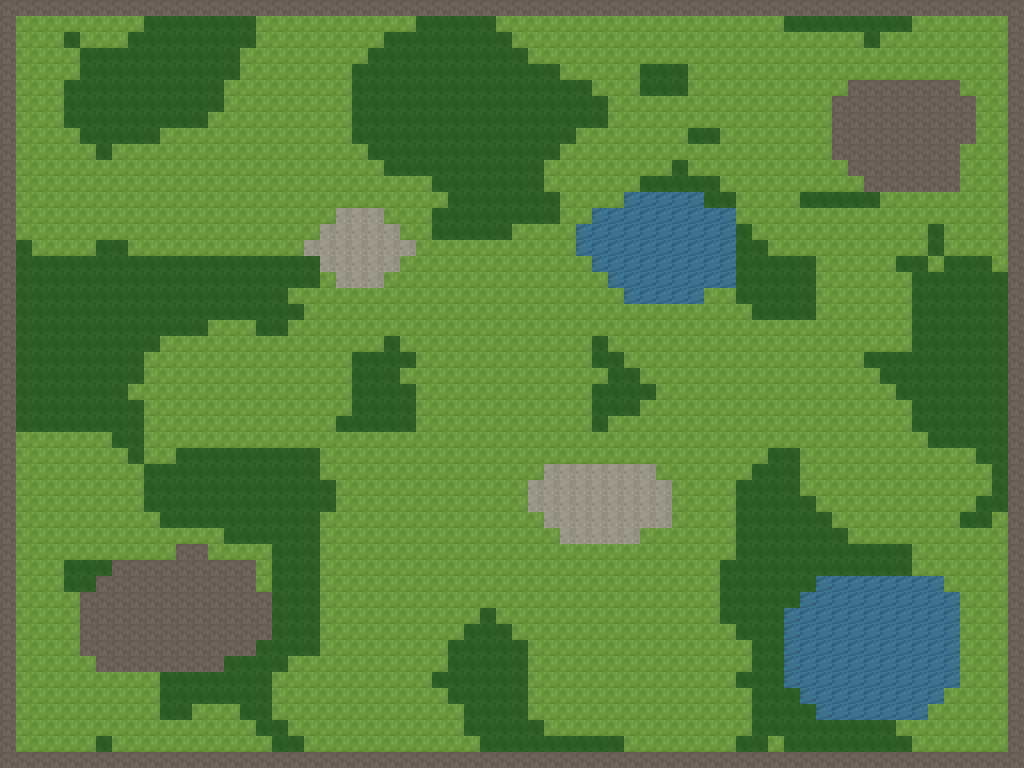

A level layout from a 2D game, rendered from its tile map. Below: a short description, then the map file with its tile-grid data intact:
An orthogonal 64x48 tile map with 16x16 px tiles, 1 tile layer (ground) and 1 object (storehouse).

<map version="1.10" tiledversion="1.10.2" orientation="orthogonal" renderorder="right-down" width="64" height="48" tilewidth="16" tileheight="16" infinite="0" nextlayerid="3" nextobjectid="2">
 <tileset firstgid="1" source="tiles.tsx" />
 <layer id="1" name="ground" width="64" height="48">
  <data encoding="csv">
5,5,5,5,5,5,5,5,5,5,5,5,5,5,5,5,5,5,5,5,5,5,5,5,5,5,5,5,5,5,5,5,5,5,5,5,5,5,5,5,5,5,5,5,5,5,5,5,5,5,5,5,5,5,5,5,5,5,5,5,5,5,5,5,
5,1,1,1,1,1,1,1,1,2,2,2,2,2,2,2,1,1,1,1,1,1,1,1,1,1,2,2,2,2,2,1,1,1,1,1,1,1,1,1,1,1,1,1,1,1,1,1,1,2,2,2,2,2,2,2,2,1,1,1,1,1,1,5,
5,1,1,1,2,1,1,1,2,2,2,2,2,2,2,2,1,1,1,1,1,1,1,1,2,2,2,2,2,2,2,2,1,1,1,1,1,1,1,1,1,1,1,1,1,1,1,1,1,1,1,1,1,1,2,1,1,1,1,1,1,1,1,5,
5,1,1,1,1,2,2,2,2,2,2,2,2,2,2,1,1,1,1,1,1,1,1,2,2,2,2,2,2,2,2,2,2,1,1,1,1,1,1,1,1,1,1,1,1,1,1,1,1,1,1,1,1,1,1,1,1,1,1,1,1,1,1,5,
5,1,1,1,1,2,2,2,2,2,2,2,2,2,2,1,1,1,1,1,1,1,2,2,2,2,2,2,2,2,2,2,2,2,2,1,1,1,1,1,2,2,2,1,1,1,1,1,1,1,1,1,1,1,1,1,1,1,1,1,1,1,1,5,
5,1,1,1,2,2,2,2,2,2,2,2,2,2,1,1,1,1,1,1,1,1,2,2,2,2,2,2,2,2,2,2,2,2,2,2,2,1,1,1,2,2,2,1,1,1,1,1,1,1,1,1,1,5,5,5,5,5,5,5,1,1,1,5,
5,1,1,1,2,2,2,2,2,2,2,2,2,2,1,1,1,1,1,1,1,1,2,2,2,2,2,2,2,2,2,2,2,2,2,2,2,2,1,1,1,1,1,1,1,1,1,1,1,1,1,1,5,5,5,5,5,5,5,5,5,1,1,5,
5,1,1,1,2,2,2,2,2,2,2,2,2,1,1,1,1,1,1,1,1,1,2,2,2,2,2,2,2,2,2,2,2,2,2,2,2,2,1,1,1,1,1,1,1,1,1,1,1,1,1,1,5,5,5,5,5,5,5,5,5,1,1,5,
5,1,1,1,1,2,2,2,2,2,1,1,1,1,1,1,1,1,1,1,1,1,2,2,2,2,2,2,2,2,2,2,2,2,2,2,1,1,1,1,1,1,1,2,2,1,1,1,1,1,1,1,5,5,5,5,5,5,5,5,5,1,1,5,
5,1,1,1,1,1,2,1,1,1,1,1,1,1,1,1,1,1,1,1,1,1,1,2,2,2,2,2,2,2,2,2,2,2,2,1,1,1,1,1,1,1,1,1,1,1,1,1,1,1,1,1,5,5,5,5,5,5,5,5,1,1,1,5,
5,1,1,1,1,1,1,1,1,1,1,1,1,1,1,1,1,1,1,1,1,1,1,1,2,2,2,2,2,2,2,2,2,2,1,1,1,1,1,1,1,1,2,1,1,1,1,1,1,1,1,1,1,5,5,5,5,5,5,5,1,1,1,5,
5,1,1,1,1,1,1,1,1,1,1,1,1,1,1,1,1,1,1,1,1,1,1,1,1,1,1,2,2,2,2,2,2,2,1,1,1,1,1,1,2,2,2,2,2,1,1,1,1,1,1,1,1,1,5,5,5,5,5,5,1,1,1,5,
5,1,1,1,1,1,1,1,1,1,1,1,1,1,1,1,1,1,1,1,1,1,1,1,1,1,1,1,2,2,2,2,2,2,2,1,1,1,1,4,4,4,4,4,2,2,1,1,1,1,2,2,2,2,2,1,1,1,1,1,1,1,1,5,
5,1,1,1,1,1,1,1,1,1,1,1,1,1,1,1,1,1,1,1,1,3,3,3,1,1,1,2,2,2,2,2,2,2,2,1,1,4,4,4,4,4,4,4,4,4,1,1,1,1,1,1,1,1,1,1,1,1,1,1,1,1,1,5,
5,1,1,1,1,1,1,1,1,1,1,1,1,1,1,1,1,1,1,1,3,3,3,3,3,1,1,2,2,2,2,2,1,1,1,1,4,4,4,4,4,4,4,4,4,4,2,1,1,1,1,1,1,1,1,1,1,1,2,1,1,1,1,5,
5,2,1,1,1,1,2,2,1,1,1,1,1,1,1,1,1,1,1,3,3,3,3,3,3,3,1,1,1,1,1,1,1,1,1,1,4,4,4,4,4,4,4,4,4,4,2,2,1,1,1,1,1,1,1,1,1,1,2,1,1,1,1,5,
5,2,2,2,2,2,2,2,2,2,2,2,2,2,2,2,2,2,2,2,3,3,3,3,3,1,1,1,1,1,1,1,1,1,1,1,1,4,4,4,4,4,4,4,4,4,2,2,2,2,2,1,1,1,1,1,2,2,1,2,2,2,1,5,
5,2,2,2,2,2,2,2,2,2,2,2,2,2,2,2,2,2,2,2,1,3,3,3,1,1,1,1,1,1,1,1,1,1,1,1,1,1,4,4,4,4,4,4,4,4,2,2,2,2,2,1,1,1,1,1,1,2,2,2,2,2,2,5,
5,2,2,2,2,2,2,2,2,2,2,2,2,2,2,2,2,2,1,1,1,1,1,1,1,1,1,1,1,1,1,1,1,1,1,1,1,1,1,4,4,4,4,4,1,1,2,2,2,2,2,1,1,1,1,1,1,2,2,2,2,2,2,5,
5,2,2,2,2,2,2,2,2,2,2,2,2,2,2,2,2,2,2,1,1,1,1,1,1,1,1,1,1,1,1,1,1,1,1,1,1,1,1,1,1,1,1,1,1,1,1,2,2,2,2,1,1,1,1,1,1,2,2,2,2,2,2,5,
5,2,2,2,2,2,2,2,2,2,2,2,2,1,1,1,2,2,1,1,1,1,1,1,1,1,1,1,1,1,1,1,1,1,1,1,1,1,1,1,1,1,1,1,1,1,1,1,1,1,1,1,1,1,1,1,1,2,2,2,2,2,2,5,
5,2,2,2,2,2,2,2,2,2,1,1,1,1,1,1,1,1,1,1,1,1,1,1,2,1,1,1,1,1,1,1,1,1,1,1,1,2,1,1,1,1,1,1,1,1,1,1,1,1,1,1,1,1,1,1,1,2,2,2,2,2,2,5,
5,2,2,2,2,2,2,2,2,1,1,1,1,1,1,1,1,1,1,1,1,1,2,2,2,2,1,1,1,1,1,1,1,1,1,1,1,2,2,1,1,1,1,1,1,1,1,1,1,1,1,1,1,1,2,2,2,2,2,2,2,2,2,5,
5,2,2,2,2,2,2,2,2,1,1,1,1,1,1,1,1,1,1,1,1,1,2,2,2,1,1,1,1,1,1,1,1,1,1,1,1,1,2,2,1,1,1,1,1,1,1,1,1,1,1,1,1,1,1,2,2,2,2,2,2,2,2,5,
5,2,2,2,2,2,2,2,1,1,1,1,1,1,1,1,1,1,1,1,1,1,2,2,2,2,1,1,1,1,1,1,1,1,1,1,1,2,2,2,2,1,1,1,1,1,1,1,1,1,1,1,1,1,1,1,2,2,2,2,2,2,2,5,
5,2,2,2,2,2,2,2,2,1,1,1,1,1,1,1,1,1,1,1,1,1,2,2,2,2,1,1,1,1,1,1,1,1,1,1,1,2,2,2,1,1,1,1,1,1,1,1,1,1,1,1,1,1,1,1,1,2,2,2,2,2,2,5,
5,2,2,2,2,2,2,2,2,1,1,1,1,1,1,1,1,1,1,1,1,2,2,2,2,2,1,1,1,1,1,1,1,1,1,1,1,2,1,1,1,1,1,1,1,1,1,1,1,1,1,1,1,1,1,1,1,2,2,2,2,2,2,5,
5,1,1,1,1,1,1,2,2,1,1,1,1,1,1,1,1,1,1,1,1,1,1,1,1,1,1,1,1,1,1,1,1,1,1,1,1,1,1,1,1,1,1,1,1,1,1,1,1,1,1,1,1,1,1,1,1,1,2,2,2,2,2,5,
5,1,1,1,1,1,1,1,2,1,1,2,2,2,2,2,2,2,2,2,1,1,1,1,1,1,1,1,1,1,1,1,1,1,1,1,1,1,1,1,1,1,1,1,1,1,1,1,2,2,1,1,1,1,1,1,1,1,1,1,1,2,2,5,
5,1,1,1,1,1,1,1,1,2,2,2,2,2,2,2,2,2,2,2,1,1,1,1,1,1,1,1,1,1,1,1,1,1,3,3,3,3,3,3,3,1,1,1,1,1,1,2,2,2,1,1,1,1,1,1,1,1,1,1,1,1,2,5,
5,1,1,1,1,1,1,1,1,2,2,2,2,2,2,2,2,2,2,2,2,1,1,1,1,1,1,1,1,1,1,1,1,3,3,3,3,3,3,3,3,3,1,1,1,1,2,2,2,2,1,1,1,1,1,1,1,1,1,1,1,1,2,5,
5,1,1,1,1,1,1,1,1,2,2,2,2,2,2,2,2,2,2,2,2,1,1,1,1,1,1,1,1,1,1,1,1,3,3,3,3,3,3,3,3,3,1,1,1,1,2,2,2,2,2,1,1,1,1,1,1,1,1,1,1,2,2,5,
5,1,1,1,1,1,1,1,1,1,2,2,2,2,2,2,2,2,2,2,1,1,1,1,1,1,1,1,1,1,1,1,1,1,3,3,3,3,3,3,3,3,1,1,1,1,2,2,2,2,2,2,1,1,1,1,1,1,1,1,2,2,1,5,
5,1,1,1,1,1,1,1,1,1,1,1,1,1,2,2,2,2,2,2,1,1,1,1,1,1,1,1,1,1,1,1,1,1,1,3,3,3,3,3,1,1,1,1,1,1,2,2,2,2,2,2,2,1,1,1,1,1,1,1,1,1,1,5,
5,1,1,1,1,1,1,1,1,1,1,5,5,1,1,1,1,2,2,2,1,1,1,1,1,1,1,1,1,1,1,1,1,1,1,1,1,1,1,1,1,1,1,1,1,1,2,2,2,2,2,2,2,2,2,2,2,1,1,1,1,1,1,5,
5,1,1,1,2,2,2,5,5,5,5,5,5,5,5,5,1,2,2,2,1,1,1,1,1,1,1,1,1,1,1,1,1,1,1,1,1,1,1,1,1,1,1,1,1,2,2,2,2,2,2,2,2,2,2,2,2,1,1,1,1,1,1,5,
5,1,1,1,2,2,5,5,5,5,5,5,5,5,5,5,1,2,2,2,1,1,1,1,1,1,1,1,1,1,1,1,1,1,1,1,1,1,1,1,1,1,1,1,1,2,2,2,2,2,2,4,4,4,4,4,4,4,4,1,1,1,1,5,
5,1,1,1,1,5,5,5,5,5,5,5,5,5,5,5,5,2,2,2,1,1,1,1,1,1,1,1,1,1,1,1,1,1,1,1,1,1,1,1,1,1,1,1,1,2,2,2,2,2,4,4,4,4,4,4,4,4,4,4,1,1,1,5,
5,1,1,1,1,5,5,5,5,5,5,5,5,5,5,5,5,2,2,2,1,1,1,1,1,1,1,1,1,1,2,1,1,1,1,1,1,1,1,1,1,1,1,1,1,2,2,2,2,4,4,4,4,4,4,4,4,4,4,4,1,1,1,5,
5,1,1,1,1,5,5,5,5,5,5,5,5,5,5,5,5,2,2,2,1,1,1,1,1,1,1,1,1,2,2,2,1,1,1,1,1,1,1,1,1,1,1,1,1,1,2,2,2,4,4,4,4,4,4,4,4,4,4,4,1,1,1,5,
5,1,1,1,1,5,5,5,5,5,5,5,5,5,5,5,2,2,2,2,1,1,1,1,1,1,1,1,2,2,2,2,2,1,1,1,1,1,1,1,1,1,1,1,1,1,1,2,2,4,4,4,4,4,4,4,4,4,4,4,1,1,1,5,
5,1,1,1,1,1,5,5,5,5,5,5,5,5,2,2,2,2,1,1,1,1,1,1,1,1,1,1,2,2,2,2,2,1,1,1,1,1,1,1,1,1,1,1,1,1,1,2,2,4,4,4,4,4,4,4,4,4,4,4,1,1,1,5,
5,1,1,1,1,1,1,1,1,1,2,2,2,2,2,2,2,1,1,1,1,1,1,1,1,1,1,2,2,2,2,2,2,1,1,1,1,1,1,1,1,1,1,1,1,1,2,2,2,4,4,4,4,4,4,4,4,4,4,4,1,1,1,5,
5,1,1,1,1,1,1,1,1,1,2,2,2,2,2,2,2,1,1,1,1,1,1,1,1,1,1,1,2,2,2,2,2,1,1,1,1,1,1,1,1,1,1,1,1,1,1,2,2,2,4,4,4,4,4,4,4,4,4,1,1,1,1,5,
5,1,1,1,1,1,1,1,1,1,2,2,1,1,1,2,2,1,1,1,1,1,1,1,1,1,1,1,1,2,2,2,2,1,1,1,1,1,1,1,1,1,1,1,1,1,1,2,2,2,2,4,4,4,4,4,4,4,1,1,1,1,1,5,
5,1,1,1,1,1,1,1,1,1,1,1,1,1,1,1,2,2,1,1,1,1,1,1,1,1,1,1,1,2,2,2,2,2,1,1,1,1,1,1,1,1,1,1,1,1,1,2,2,2,2,2,2,2,2,2,1,1,1,1,1,1,1,5,
5,1,1,1,1,1,2,1,1,1,1,1,1,1,1,1,1,2,2,1,1,1,1,1,1,1,1,1,1,1,2,2,2,2,2,2,2,2,2,1,1,1,1,1,1,1,2,2,1,2,2,2,2,2,2,2,2,1,1,1,1,1,1,5,
5,5,5,5,5,5,5,5,5,5,5,5,5,5,5,5,5,5,5,5,5,5,5,5,5,5,5,5,5,5,5,5,5,5,5,5,5,5,5,5,5,5,5,5,5,5,5,5,5,5,5,5,5,5,5,5,5,5,5,5,5,5,5,5
</data>
 </layer>
 <objectgroup id="2" name="things">
  <object id="1" type="storehouse" x="480" y="336" width="48" height="32" />
 </objectgroup>
</map>
